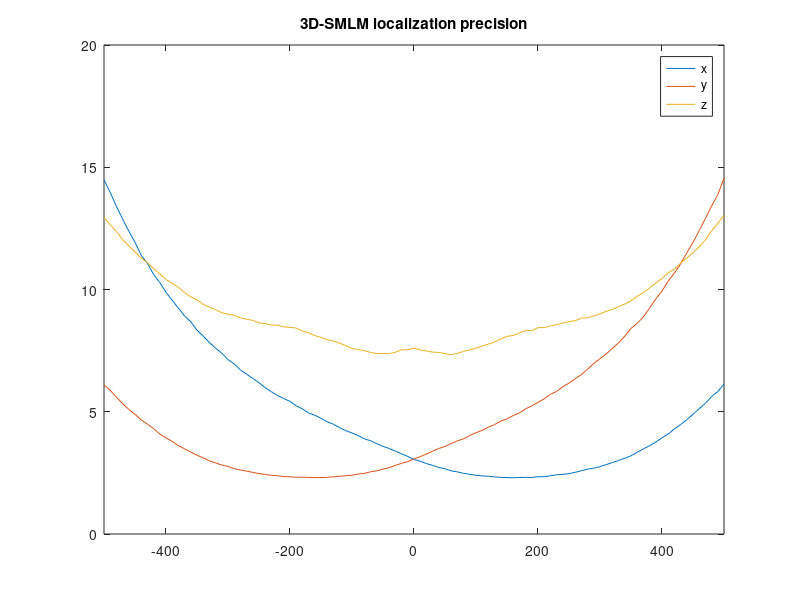
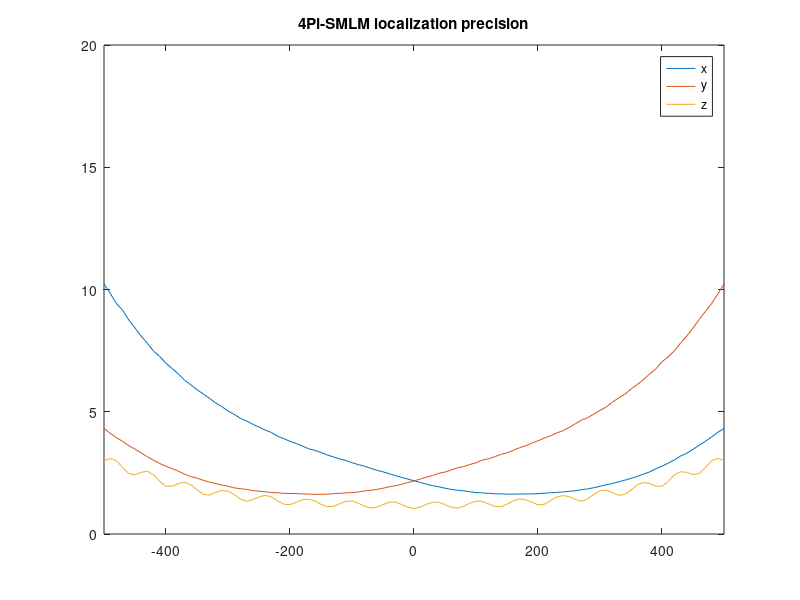
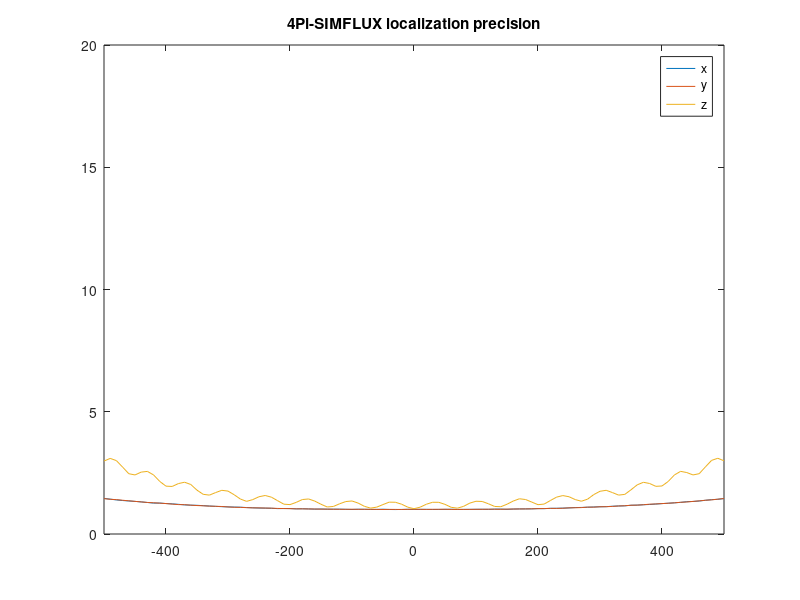
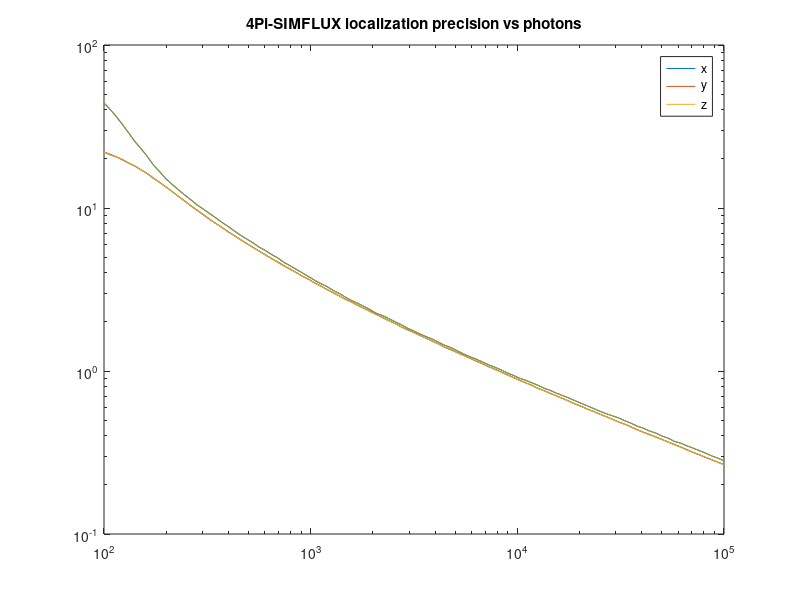

The MATLAB script that drew these images, in order:
close all
clear
clc

data = load('Fitting_std_single_len.mat');
figure
z = data.data_save.z_save;
x_pres = data.data_save.STD_x;
y_pres = data.data_save.STD_y;
z_pres = data.data_save.STD_z;
plot(z, x_pres, z, y_pres, z, z_pres);
legend('x', 'y', 'z')
title('3D-SMLM localization precision')
axis([-500 500 0 20])

data = load('Fitting_std_4pi.mat');
figure
z = data.data_save.z_save;
x_pres = data.data_save.STD_x;
y_pres = data.data_save.STD_y;
z_pres = data.data_save.STD_z;
plot(z, x_pres, z, y_pres, z, z_pres);
legend('x', 'y', 'z')
title('4Pi-SMLM localization precision')
axis([-500 500 0 20])

data = load('Fitting_std_4pi_SIMFLUX.mat');
figure
z = data.data_save.z_save;
x_pres = data.data_save.STD_x;
y_pres = data.data_save.STD_y;
z_pres = data.data_save.STD_z;
plot(z, x_pres, z, y_pres, z, z_pres);
legend('x', 'y', 'z')
title('4Pi-SIMFLUX localization precision')
axis([-500 500 0 20])

data = load('Fitting_std_4pi_SIMFLUX_compare.mat');
figure
z = data.data_save.photons;
x_pres = data.data_save.STD_x;
y_pres = data.data_save.STD_y;
z_pres = data.data_save.STD_z;
plot(z, x_pres)
loglog(z, x_pres)
hold on
plot(z, y_pres)
loglog(z, y_pres)
hold on
plot(z, z_pres)
loglog(z, z_pres)
legend('x', 'y', 'z')
title('4Pi-SIMFLUX localization precision vs photons')